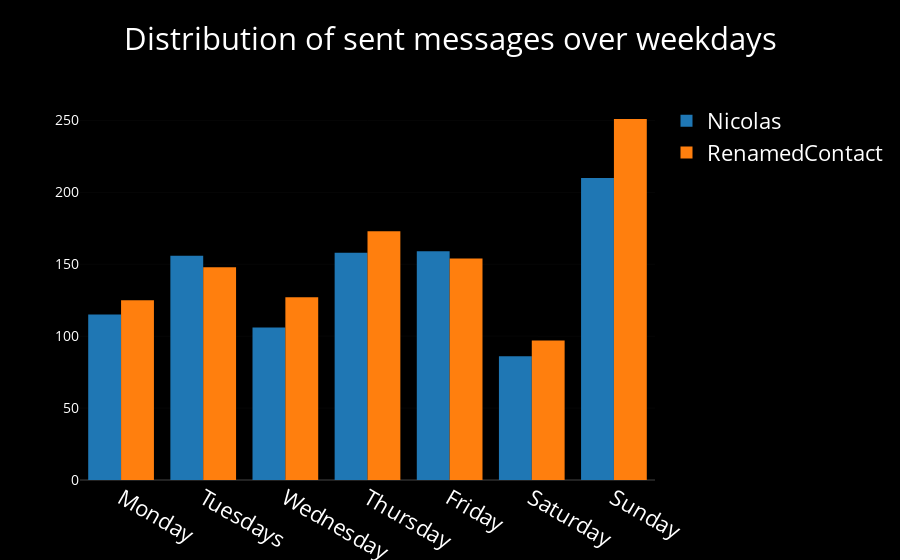

Here is the notebook cell this chart was saved with:
### Code cell
iplot(wa.plot_dist_of_weekdays(nb_mode=True))

### Figure 1 — Plotly figure (JSON) as saved in the notebook; plotly's stock layout.template omitted (floating-point values rounded to 4 significant figures)
{"data": [{"name": "Nicolas", "type": "bar", "uid": "9a53b01b-fa73-4fa4-9135-e5ea64f57cab", "x": ["Friday", "Monday", "Saturday", "Sunday", "Thursday", "Tuesdays", "Wednesday"], "y": [159, 115, 86, 210, 158, 156, 106]}, {"name": "RenamedContact", "type": "bar", "uid": "5cbf8f49-3896-4f41-9fc0-81568ec29f3b", "x": ["Friday", "Monday", "Saturday", "Sunday", "Thursday", "Tuesdays", "Wednesday"], "y": [154, 125, 97, 251, 173, 148, 127]}], "layout": {"font": {"color": "white", "size": 22}, "paper_bgcolor": "black", "plot_bgcolor": "black", "title": "Distribution of sent messages over weekdays", "xaxis": {"categoryarray": ["Monday", "Tuesdays", "Wednesday", "Thursday", "Friday", "Saturday", "Sunday"], "categoryorder": "array"}, "yaxis": {"automargin": true, "showticklabels": true, "tickfont": {"color": "white", "size": 14}, "titlefont": {"color": "white", "size": 18}}}}
